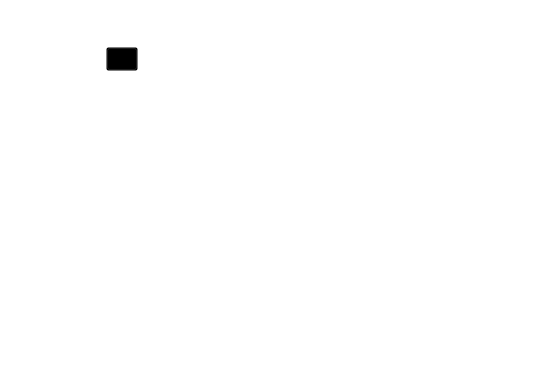
<?xml version="1.0" encoding="UTF-8"?>
<ui version="4.0">
 <class>MultiEventStatePropEx</class>
 <widget class="QWidget" name="MultiEventStatePropEx">
  <property name="geometry">
   <rect>
    <x>0</x>
    <y>0</y>
    <width>545</width>
    <height>363</height>
   </rect>
  </property>
  <property name="windowTitle">
   <string>Form</string>
  </property>
  <property name="styleSheet">
   <string notr="true">#ConditionStatePropEx{
background:#35363C;
}
*{
background:transparent;
font-size:14px;
color:white;
}
QSpinBox{
border:none;
border-radius:4px;
padding-left:12px;
}
QSpinBox:hover{
background:#4C4E56;
}
QSpinBox::up-button {
    subcontrol-origin: border;
    subcontrol-position: top right; /* position at the top right corner */

    width: 16px; /* 16 + 2*1px border-width = 15px padding + 3px parent border */
    /*border-image: url(:/res/arrow_up.svg) 1;*/
    border-width: 1px;
}

QSpinBox::up-arrow {
    image: url(:/res/arrow_up.svg);
    width: 12px;
    height: 12px;
}

QSpinBox::down-button {
    subcontrol-origin: border;
    subcontrol-position: bottom right; /* position at bottom right corner */

    width: 16px;
    /*border-image: url(:/res/arrow_down.svg) 1;*/
    border-width: 1px;
    border-top-width: 0;
}

QSpinBox::down-arrow {
    image: url(:/res/arrow_down.svg);
    width:12px;
    height: 12px;
}</string>
  </property>
  <layout class="QVBoxLayout" name="verticalLayout">
   <property name="leftMargin">
    <number>0</number>
   </property>
   <property name="topMargin">
    <number>12</number>
   </property>
   <property name="rightMargin">
    <number>0</number>
   </property>
   <property name="bottomMargin">
    <number>0</number>
   </property>
   <item>
    <widget class="QLabel" name="label">
     <property name="styleSheet">
      <string notr="true">font-size:17px;font-weight:bold;</string>
     </property>
     <property name="text">
      <string>复合事件状态属性</string>
     </property>
    </widget>
   </item>
   <item>
    <widget class="QWidget" name="widget" native="true">
     <property name="styleSheet">
      <string notr="true">QLineEdit{
border:none;
border-bottom:1px solid #5A636C;
padding-left:8px;
padding-right:8px;
}
QLineEdit:hover{
background:#4C4E56;
}
QLineEdit:focus{
border:1px solid #02BFFF;
}
QLabel[mstyle=&quot;hint&quot;]{
font-size:12px;color:#A0C2D3;
}</string>
     </property>
     <layout class="QGridLayout" name="event_prop_edit_layout" columnstretch="0,0">
      <property name="leftMargin">
       <number>0</number>
      </property>
      <property name="topMargin">
       <number>4</number>
      </property>
      <property name="rightMargin">
       <number>0</number>
      </property>
      <property name="bottomMargin">
       <number>4</number>
      </property>
      <property name="horizontalSpacing">
       <number>8</number>
      </property>
      <property name="verticalSpacing">
       <number>4</number>
      </property>
      <item row="0" column="1">
       <widget class="QScrollArea" name="scrollArea">
        <property name="minimumSize">
         <size>
          <width>0</width>
          <height>320</height>
         </size>
        </property>
        <property name="styleSheet">
         <string notr="true">QScrollArea{
border:none;
}</string>
        </property>
        <property name="verticalScrollBarPolicy">
         <enum>Qt::ScrollBarAlwaysOff</enum>
        </property>
        <property name="horizontalScrollBarPolicy">
         <enum>Qt::ScrollBarAlwaysOff</enum>
        </property>
        <property name="widgetResizable">
         <bool>true</bool>
        </property>
        <widget class="QWidget" name="scrollAreaWidgetContents">
         <property name="geometry">
          <rect>
           <x>0</x>
           <y>0</y>
           <width>439</width>
           <height>320</height>
          </rect>
         </property>
         <layout class="QVBoxLayout" name="layout_bind_events">
          <property name="spacing">
           <number>4</number>
          </property>
          <property name="leftMargin">
           <number>0</number>
          </property>
          <property name="topMargin">
           <number>0</number>
          </property>
          <property name="rightMargin">
           <number>0</number>
          </property>
          <property name="bottomMargin">
           <number>0</number>
          </property>
          <item>
           <widget class="QPushButton" name="btn_event_add">
            <property name="minimumSize">
             <size>
              <width>32</width>
              <height>24</height>
             </size>
            </property>
            <property name="maximumSize">
             <size>
              <width>32</width>
              <height>24</height>
             </size>
            </property>
            <property name="styleSheet">
             <string notr="true">QPushButton{
background: transparent;
}
QPushButton:hover{
background: #4C4E56;
}</string>
            </property>
            <property name="text">
             <string/>
            </property>
            <property name="icon">
             <iconset>
              <normalon>:/res/add.svg</normalon>
             </iconset>
            </property>
            <property name="iconSize">
             <size>
              <width>16</width>
              <height>16</height>
             </size>
            </property>
           </widget>
          </item>
          <item>
           <spacer name="verticalSpacer">
            <property name="orientation">
             <enum>Qt::Vertical</enum>
            </property>
            <property name="sizeHint" stdset="0">
             <size>
              <width>20</width>
              <height>40</height>
             </size>
            </property>
           </spacer>
          </item>
         </layout>
        </widget>
       </widget>
      </item>
      <item row="0" column="0">
       <widget class="QLabel" name="label_5">
        <property name="text">
         <string>触发信号列表：</string>
        </property>
        <property name="alignment">
         <set>Qt::AlignLeading|Qt::AlignLeft|Qt::AlignTop</set>
        </property>
       </widget>
      </item>
     </layout>
    </widget>
   </item>
  </layout>
 </widget>
 <resources>
  <include location="../../app.qrc"/>
 </resources>
 <connections/>
</ui>
